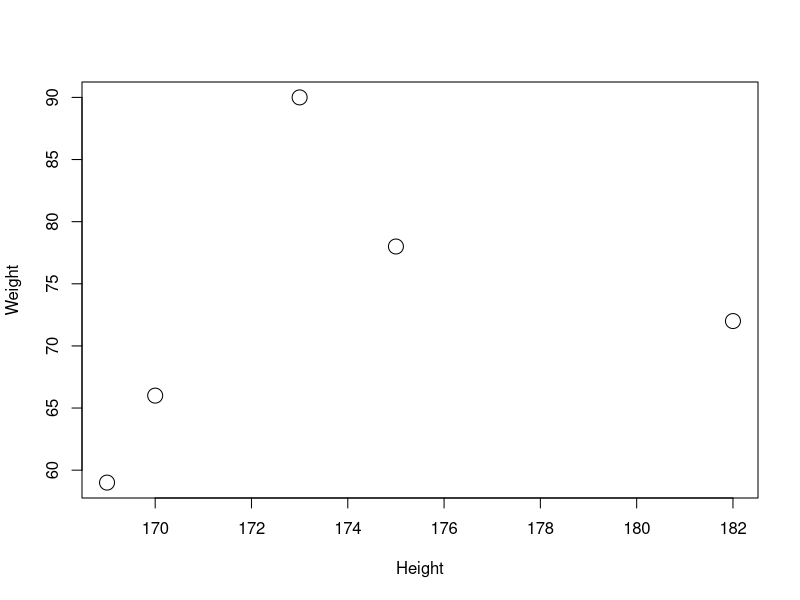

Reproduce this figure in R.
Height = c(170,169,182,175,173)
Weight = c(66,59,72,78,90)

# choose line size
plot(Height,Weight,cex=2)


#other parameter: cex.axis  cex.lab  cex.main  cex.sub